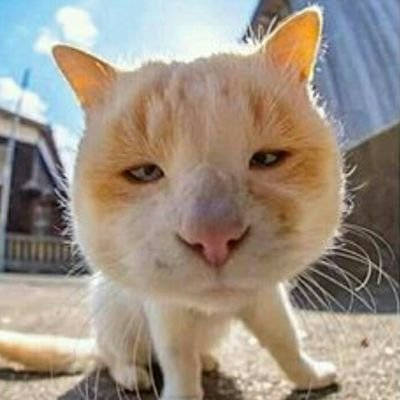
#> input picture pertemuan4/assets/img/kucing-oren-barbar.jpg, 400 x 400 px
$ python latihan2.py
#> lines starting #> are read from the running program, lines starting #| are printed output that depends on the picture
import cv2 as cv
import numpy as np

image = cv.imread('../assets/img/kucing-oren-barbar.jpg', 0)
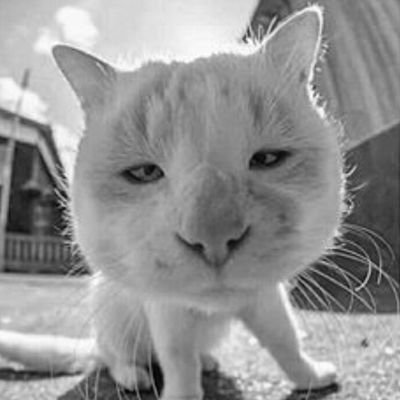
#> image: shape (400, 400); min 0, max 255, mean 147.3

if image is None:
    print('Could not open or find the image')
    exit(0)

bright = 156

new_image = np.zeros(image.shape, image.dtype)

for y in range(image.shape[0]):
    for x in range(image.shape[1]):
        newVal = image[y, x] + bright
        if newVal > 255:
            newVal = 255
        new_image[y, x] = newVal
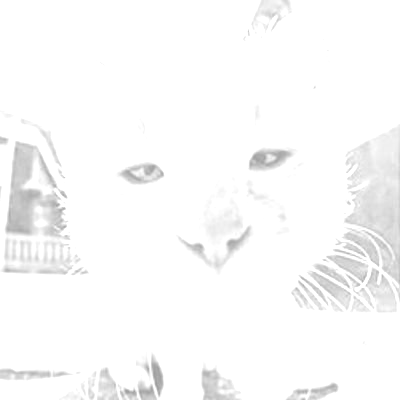
#> new_image: shape (400, 400); min 156, max 255, mean 250

cv.imshow('image grayscale', image)
cv.imshow('Increase Brightness Image', new_image)
cv.waitKey(0)
cv.destroyAllWindows()
